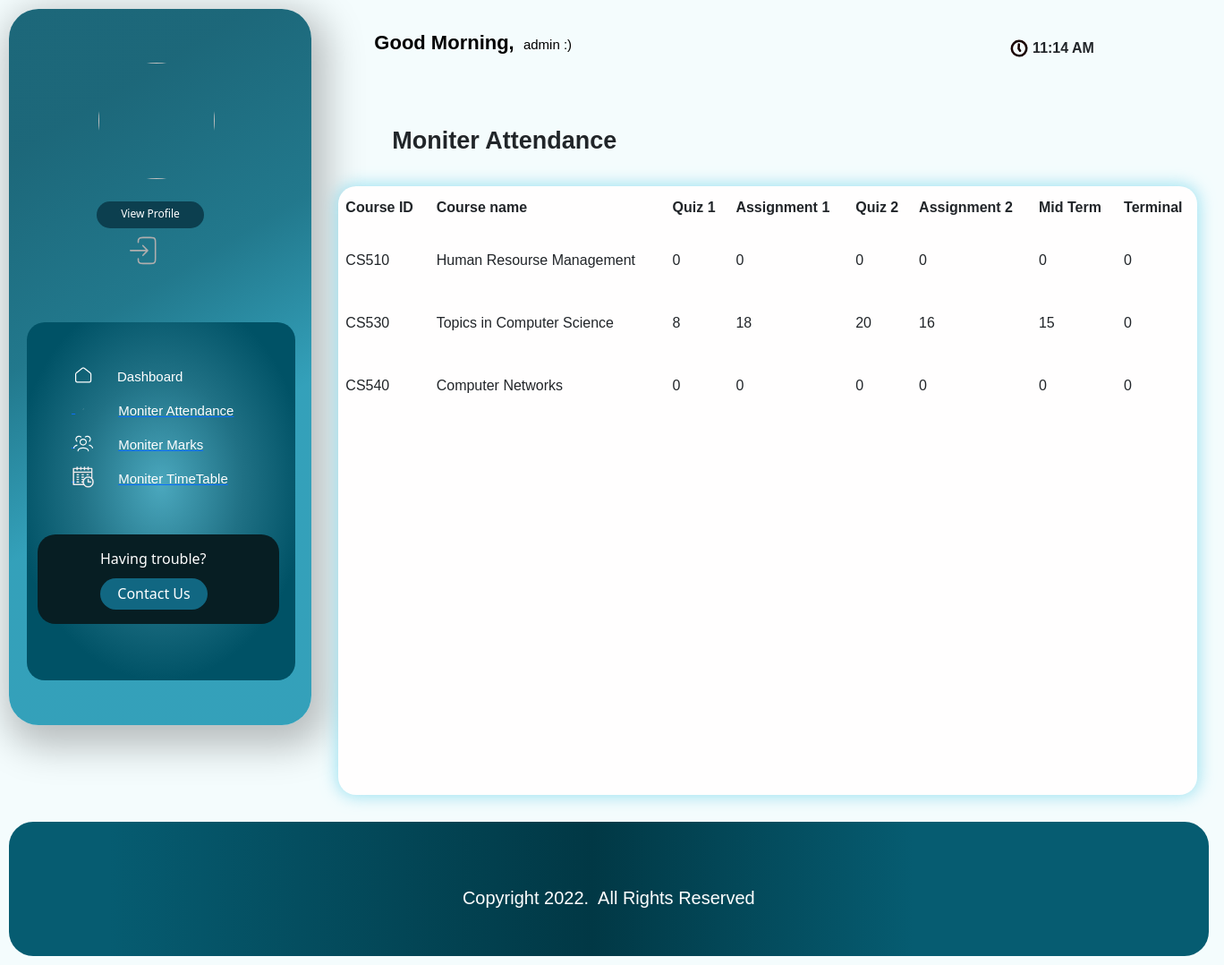
Page /info/student/CS09/marks_list/ (signed in) on the earlier database version.
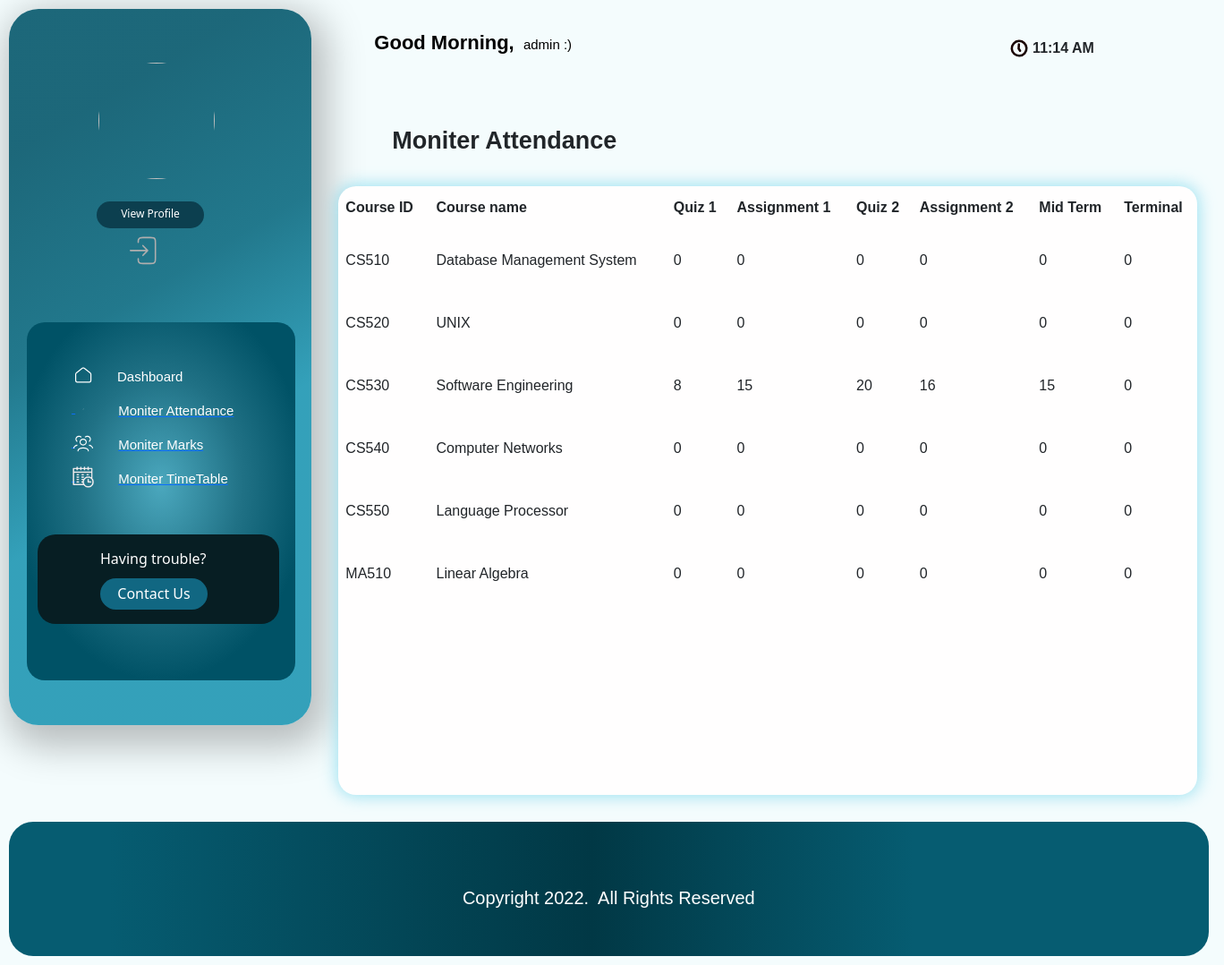
Same page on the later database version.
### info/models.py (models this page shows, shortened)
class StudentCourse(models.Model):
    student = models.ForeignKey(Student, on_delete=models.CASCADE)
    course = models.ForeignKey(Course, on_delete=models.CASCADE)
    class Meta:
        unique_together = (('student', 'course'),)
        verbose_name_plural = 'Marks'

class Course(models.Model):
    dept = models.ForeignKey(Dept, on_delete=models.CASCADE)
    id = models.CharField(primary_key='True', max_length=50)
    name = models.CharField(max_length=50)
    shortname = models.CharField(max_length=50, default='X')

class Marks(models.Model):
    studentcourse = models.ForeignKey(StudentCourse, on_delete=models.CASCADE)
    name = models.CharField(max_length=50, choices=test_name, default='Internal test 1')
    marks1 = models.IntegerField(default=0, validators=[MinValueValidator(0), MaxValueValidator(100)])
    class Meta:
        unique_together = (('studentcourse', 'name'),)

### info/views.py (the view)
# urls.py: path('student/<slug:stud_id>/marks_list/', views.marks_list, name='marks_list'),
@login_required()
def marks_list(request, stud_id):
    stud = Student.objects.get(USN=stud_id, )
    ass_list = Assign.objects.filter(class_id_id=stud.class_id)
    sc_list = []
    for ass in ass_list:
        try:
            sc = StudentCourse.objects.get(student=stud, course=ass.course)
        except StudentCourse.DoesNotExist:
            sc = StudentCourse(student=stud, course=ass.course)
            sc.save()
            sc.marks_set.create(type='I', name='Quiz 1')
            sc.marks_set.create(type='I', name='Assignment 1')
            sc.marks_set.create(type='I', name='Quiz 2')
            sc.marks_set.create(type='E', name='Assignment 2')
            sc.marks_set.create(type='E', name='Mid Term')
            sc.marks_set.create(type='S', name='Terminal')
        sc_list.append(sc)
    return render(request, 'info/marks_list.html', {'sc_list': sc_list ,'date': g, 'time': current_time})

### info/templates/info/marks_list.html (shortened to what the changed rows need)
<!DOCTYPE html>
<html lang="en">
<head>
    <link rel="stylesheet" href="https://cdnjs.cloudflare.com/ajax/libs/font-awesome/4.7.0/css/font-awesome.min.css">
     <link href="https://cdn.jsdelivr.net/npm/bootstrap@5.2.0-beta1/dist/css/bootstrap.min.css" rel="stylesheet">
      <link href="https://cdn.jsdelivr.net/npm/remixicon@2.5.0/fonts/remixicon.css" rel="stylesheet">
</head>
<body style="background-color: rgba(245, 252, 253, 0.94)" >
      <div  style="background-color: rgba(245, 252, 253, 0.94)" >
    <div class="maiin">
        <div class="upcnt">
            <div class="upritcnt">
                <div >
                <div class="Attendance">
                  <div class="prescont">
              <table id="studnt" >
                  <thead>
                    <tr>
                        <th>Course ID</th>
                        <th>Course name</th>
                        <th>Quiz 1</th>
                        <th>Assignment 1</th>
                        <th>Quiz 2</th>
                        <th>Assignment 2</th>
                        <th>Mid Term </th>
                        <th>Terminal</th>
                    </tr>
                  </thead>
                  <tbody>
                    {% for sc in sc_list %}
                    <tr>
                        <td>{{ sc.course_id }}</td>
                        <td>{{sc.course.name}}</td>
                        {% for m in sc.marks_set.all %}
                            <td>{{ m.marks1 }}</td>
                        {% endfor %}
                    </tr>
                    {% empty %}
                            <p>student has no courses</p>
                    {% endfor %}
                  </tbody>
                </table>
              </div>
            </div>
        </div>
    </div>
</div>
</div>
</body>
</html>

Differences in the rows shown:
changed through a linked row, StudentCourse "CS510": course.name "Human Resourse Management" → "Database Management System"
added StudentCourse: course_id "CS520", course.name "UNIX"
added Marks: marks1 "0", shown under "CS520"
added Marks: marks1 "0", shown under "CS520"
added Marks: marks1 "0", shown under "CS520"
added Marks: marks1 "0", shown under "CS520"
added Marks: marks1 "0", shown under "CS520"
added Marks: marks1 "0", shown under "CS520"
changed through a linked row, StudentCourse "CS530": course.name "Topics in Computer Science" → "Software Engineering"
changed Marks (number 14 of 36 on the later page): marks1 "18" → "15"
added StudentCourse: course_id "CS550", course.name "Language Processor"
added Marks: marks1 "0", shown under "CS550"
added Marks: marks1 "0", shown under "CS550"
added Marks: marks1 "0", shown under "CS550"
added Marks: marks1 "0", shown under "CS550"
added Marks: marks1 "0", shown under "CS550"
added Marks: marks1 "0", shown under "CS550"
added StudentCourse: course_id "MA510", course.name "Linear Algebra"
added Marks: marks1 "0", shown under "MA510"
added Marks: marks1 "0", shown under "MA510"
added Marks: marks1 "0", shown under "MA510"
added Marks: marks1 "0", shown under "MA510"
added Marks: marks1 "0", shown under "MA510"
added Marks: marks1 "0", shown under "MA510"
